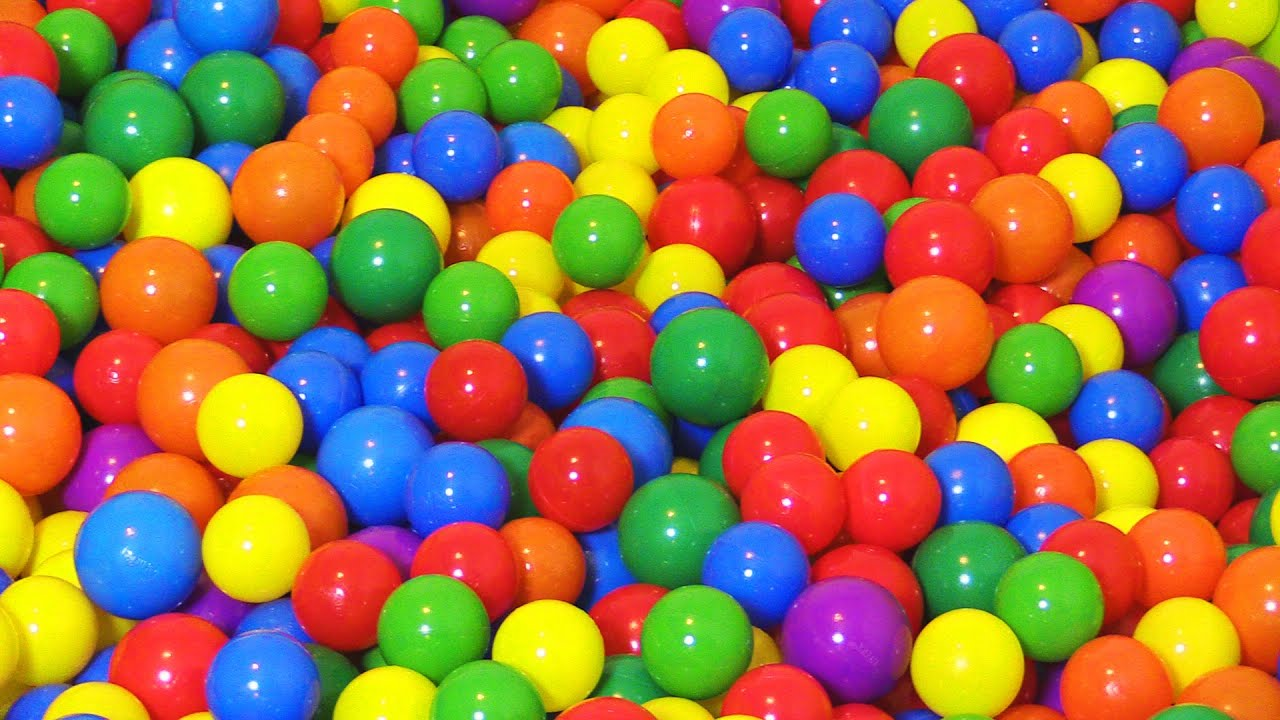
#> input picture OpenCV/resources/ballpit.jpg, 1280 x 720 px
$ jupyter execute HSV-RGB-Masks.ipynb
#> lines starting #> are read from the running program, lines starting #| are printed output that depends on the picture; after the words box and inside, x2 and y2 are one past the last pixel; in counts of white or black regions, pixels touching at a corner belong together
#Comparing HSV and RGB in their capacity to produce consistant image masks
##I will be trying to select only the yellow balls using both approaches

[cell 1]
import cv2
import matplotlib.pyplot as plt
import numpy as np

[cell 2]
# Load in image for comparison
image = cv2.imread('resources/ballpit.jpg')
#> image is the input picture: shape (720, 1280, 3); mean B, G, R 71.1, 114.8, 153.5

img_original = np.copy(image)
imgRGB = cv2.cvtColor(img_original, cv2.COLOR_BGR2RGB)

plt.imshow(imgRGB)

##Display color channels for RGB and HSV for comparison

[cell 3]
# Display each channel of RGB image

redChannel = imgRGB[:, :, 0]
greenChannel = imgRGB[:, :, 1]
blueChannel = imgRGB[:, :, 2]

f, (axes1, axes2, axes3) = plt.subplots(1, 3, figsize=(10, 25))

axes1.imshow(redChannel, cmap='gray')
axes2.imshow(greenChannel, cmap='gray')
axes3.imshow(blueChannel, cmap='gray')

[cell 4]
# Display each channel of HSV image
imgHSV = cv2.cvtColor(img_original, cv2.COLOR_BGR2HSV)
#> imgHSV: shape (720, 1280, 3); mean H, S, V 55.9, 212.6, 205.7

hueChannel = imgHSV[:, :, 0]
satChannel = imgHSV[:, :, 1]
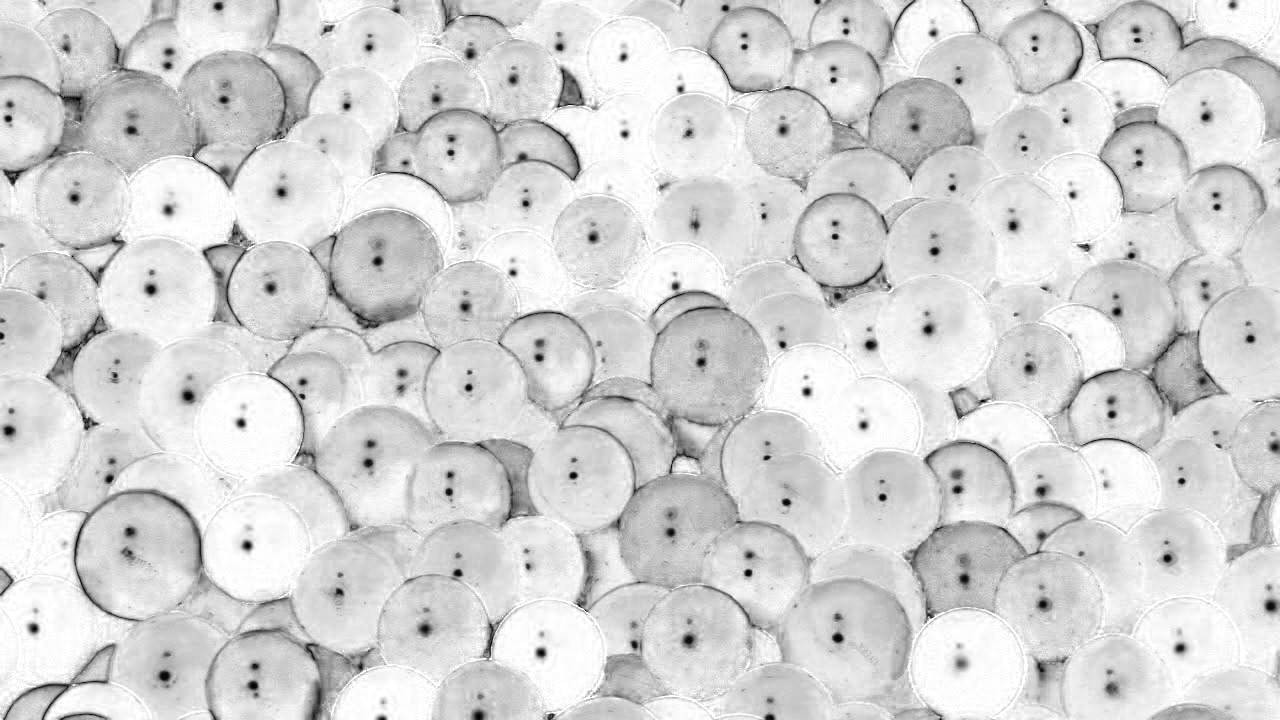
#> satChannel: shape (720, 1280); min 0, max 255, mean 212.6
valChannel = imgHSV[:, :, 2]
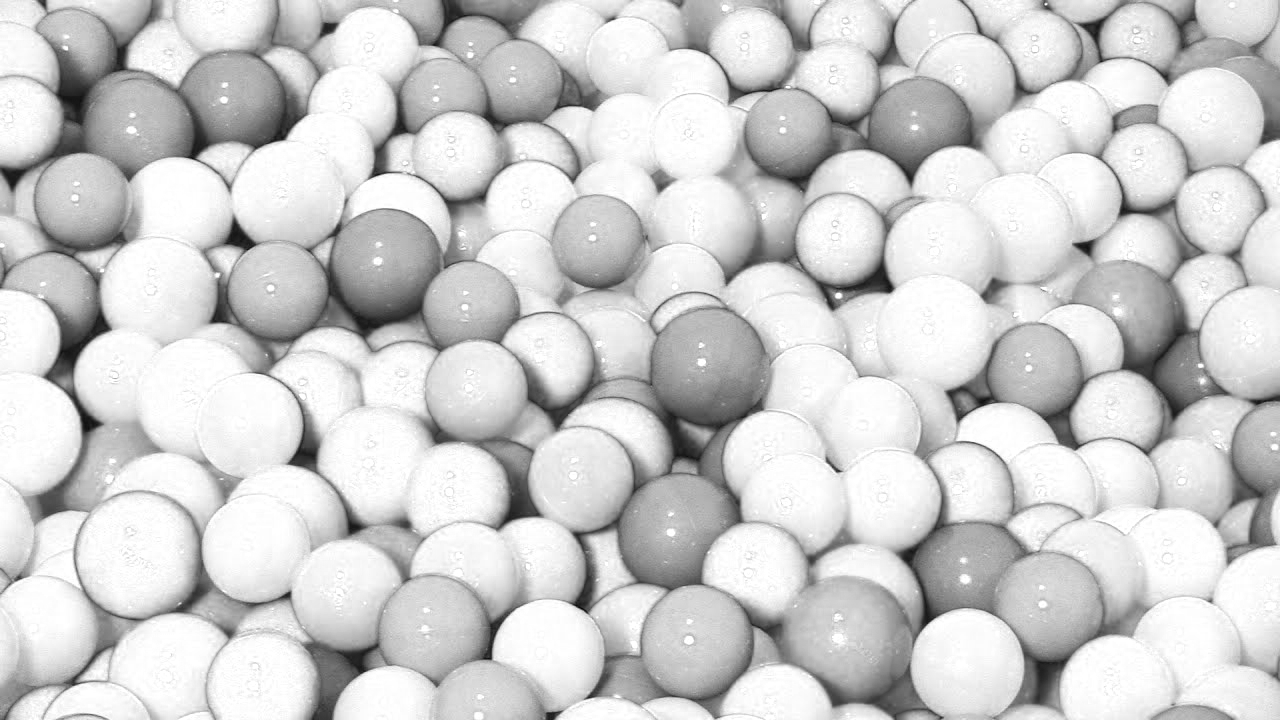
#> valChannel: shape (720, 1280); min 8, max 255, mean 205.7

f, (axes1, axes2, axes3) = plt.subplots(1, 3, figsize=(10, 25))


axes1.imshow(hueChannel, cmap='gray')
axes2.imshow(satChannel, cmap='gray')
axes3.imshow(valChannel, cmap='gray')

##Create the masks so that only yellow comes through

[cell 5]
# Create mask using RGB

# Set threshold to select the yellow in image
lowerRGB = np.array([100,150,0])
higherRGB = np.array([255,255,10])

maskRGB = cv2.inRange(imgRGB, lowerRGB, higherRGB)
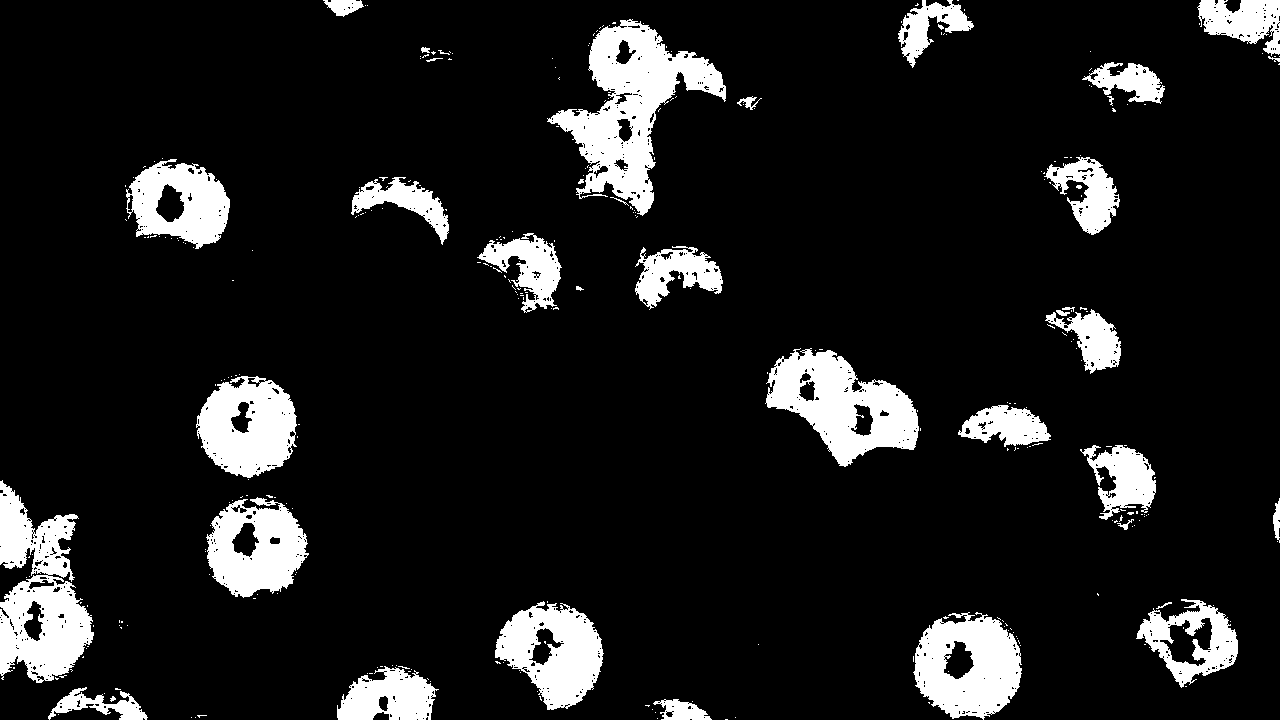
#> maskRGB: shape (720, 1280); 11.3% white; 313 white regions (274 under 20 px), largest, box (x1, y1, x2, y2) and area: (547, 19, 726, 216) 13147, (0, 480, 94, 683) 10620, (765, 348, 919, 467) 9453

maskedImage = np.copy(imgRGB)
maskedImage[maskRGB == 0] = [0, 0, 0]

plt.imshow(maskedImage)

[cell 6]
# Create mask using HSV

# Make a HSV copy
imgHSV = np.copy(imgRGB)
imgHSV = cv2.cvtColor(img_original, cv2.COLOR_BGR2HSV)

# Set threshold to select the yellow in image
lowerHSV = np.array([20, 0, 0])
higherHSV = np.array([35,255,255])

maskHSV = cv2.inRange(imgHSV, lowerHSV, higherHSV)
#> maskHSV: shape (720, 1280); 16.3% white; 361 white regions (298 under 20 px), largest, box (x1, y1, x2, y2) and area: (334, 18, 806, 318) 30420, (0, 480, 134, 720) 15656, (738, 330, 921, 470) 11674

maskedImage = np.copy(imgRGB)
maskedImage[maskHSV == 0] = [0, 0, 0]
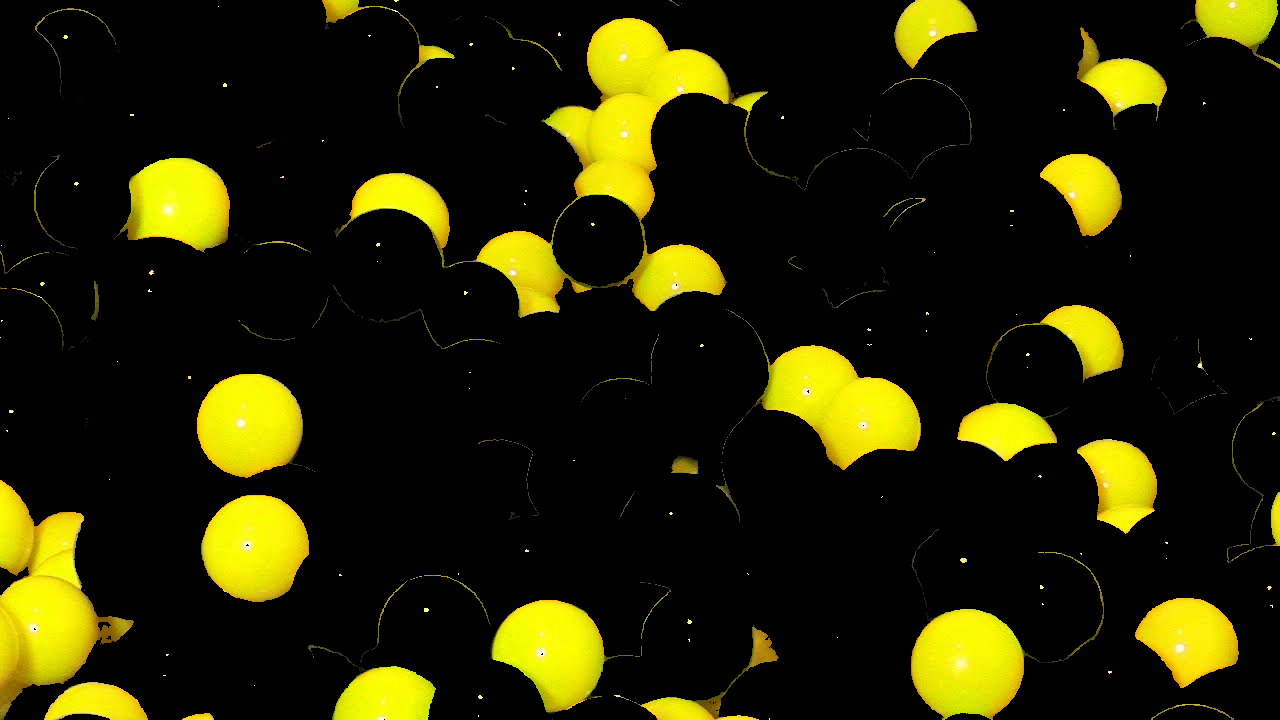
#> maskedImage: shape (720, 1280, 3); mean R, G, B 37.2, 35.5, 1.9

plt.imshow(maskedImage)

$ run again, with OpenCV/resources/table.jpg copied over OpenCV/resources/ballpit.jpg
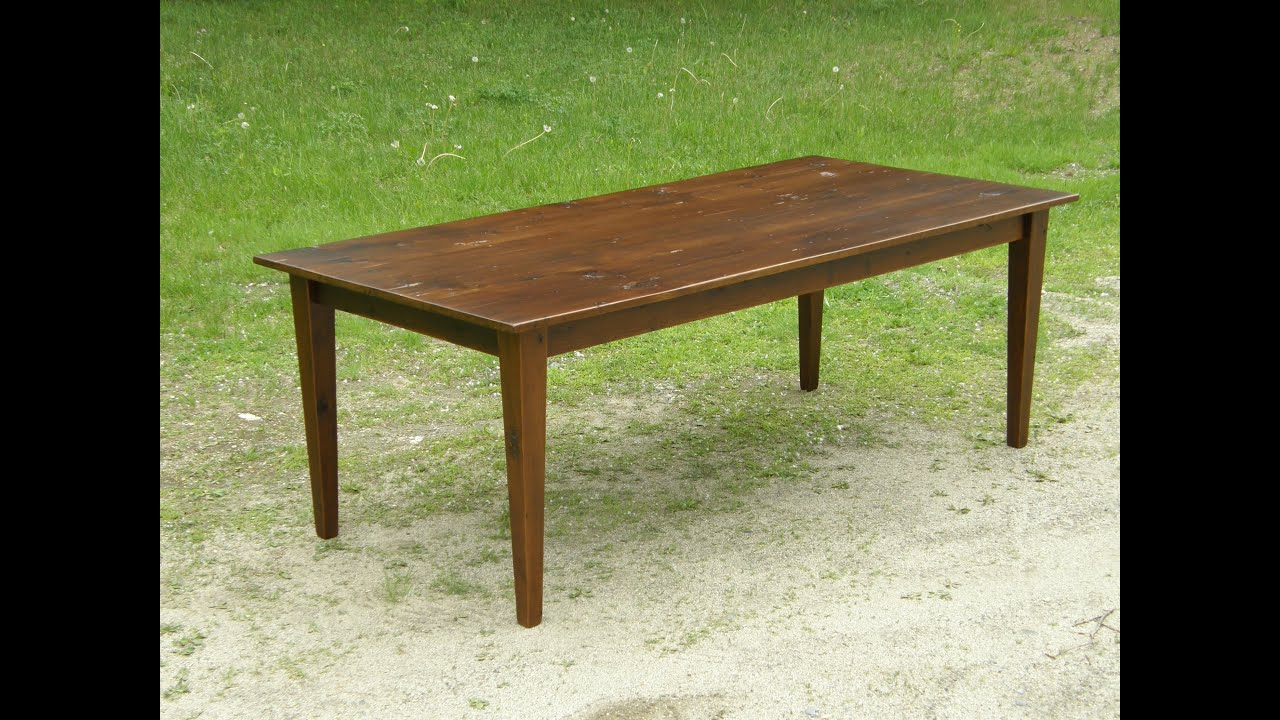
#> input picture OpenCV/resources/table.jpg, 1280 x 720 px
#> image is the input picture: shape (720, 1280, 3); mean B, G, R 80.7, 119.5, 114.9
#> imgHSV: shape (720, 1280, 3); mean H, S, V 23.8, 75.4, 123.4
#> maskRGB: shape (720, 1280); every value is 0
#> `maskHSV = cv2.inRange(imgHSV, lowerHSV, higherHSV)`:
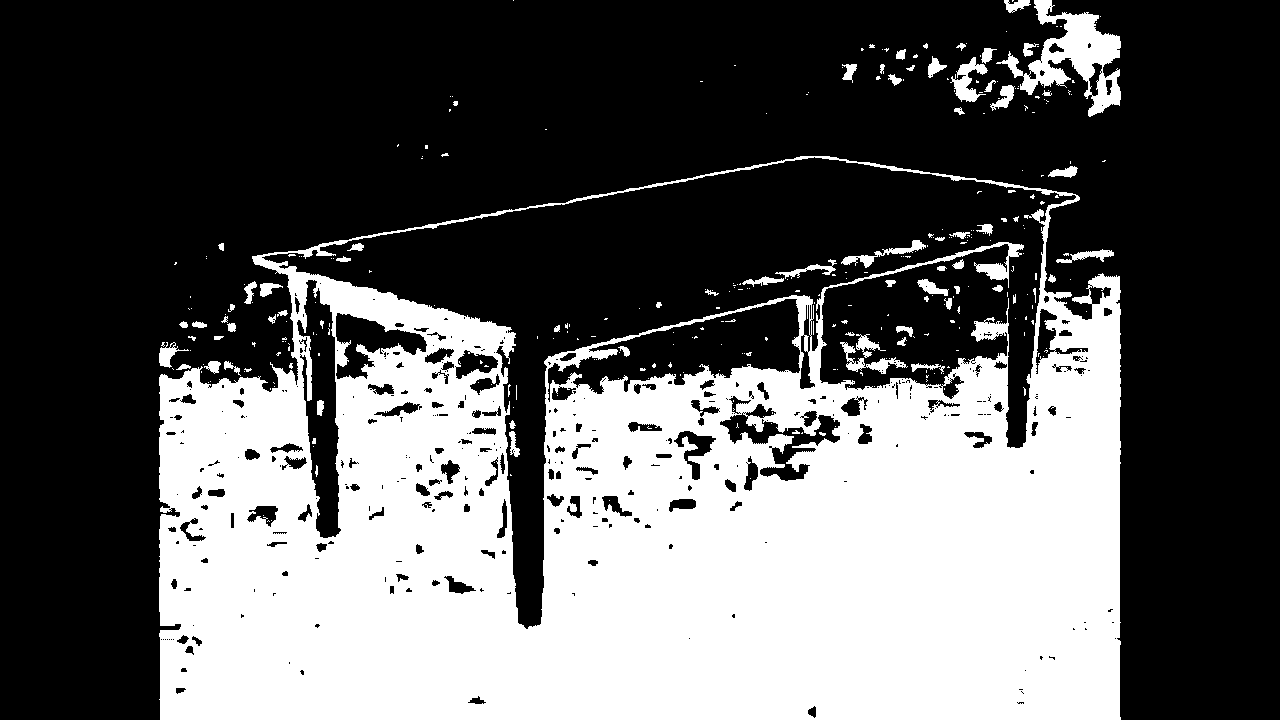
#> maskHSV: shape (720, 1280); 36.9% white; 332 white regions (258 under 20 px), largest, box (x1, y1, x2, y2) and area: (159, 156, 1121, 720) 325884, (996, 0, 1121, 117) 5218, (950, 57, 988, 102) 725
#> `maskedImage[maskHSV == 0] = [0, 0, 0]`:
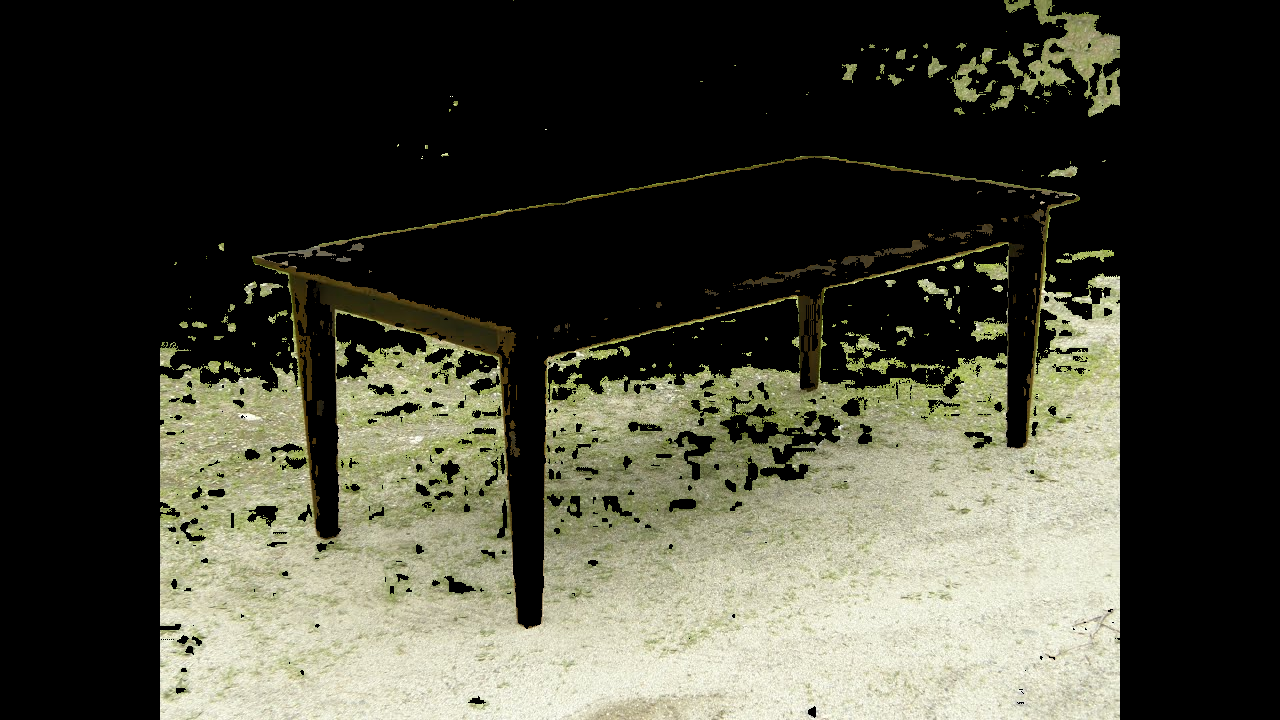
#> maskedImage: shape (720, 1280, 3); mean R, G, B 69, 69.1, 56.3
